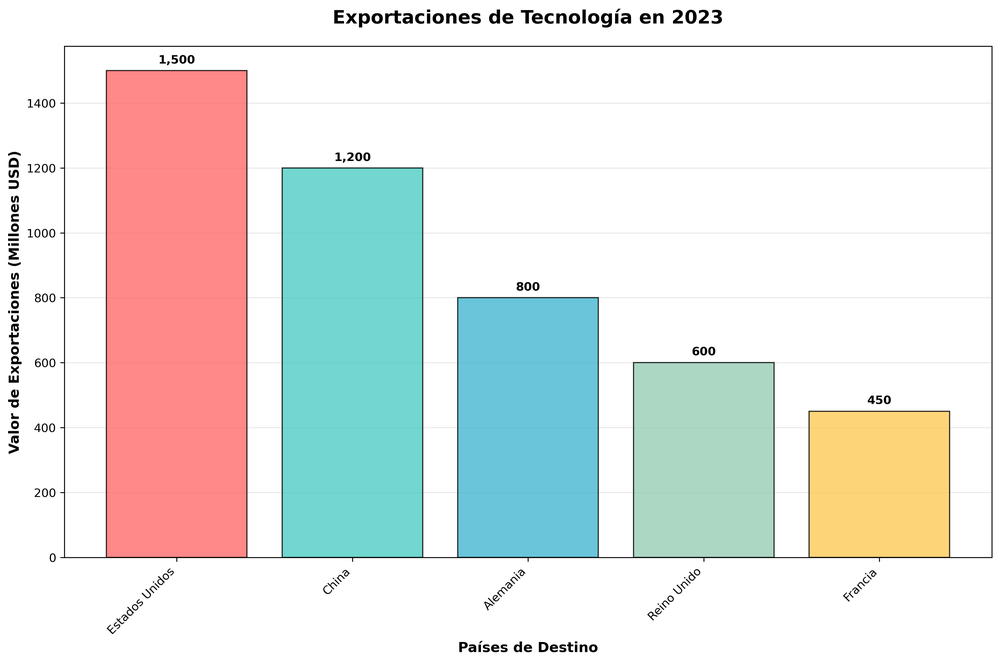
#> input picture grafica_exportaciones.png, 1000 x 663 px, shrunk from 3572 x 2368 before the run
$ python -i visual_analyzer.py   (imports and definitions only)
#> lines starting #> are read from the running program, lines starting #| are printed output that depends on the picture
#!/usr/bin/env python3
"""
Sistema de Análisis Visual con IA para Revisor-Rmd 2.0
=====================================================

Analiza gráficas generadas por código R/Python y detecta errores matemáticos
que solo son visibles en las representaciones visuales.
"""

import os
import sys
import cv2
import numpy as np
import matplotlib.pyplot as plt
import matplotlib.image as mpimg
from PIL import Image, ImageEnhance
import pytesseract
import json
import re
from typing import Dict, List, Tuple, Any
import logging
import subprocess
import tempfile

# Configurar logging
# [1 line not run here, left out]
logger = logging.getLogger(__name__)

class VisualAnalyzer:
    """Analizador visual principal para gráficas matemáticas"""

    def __init__(self, config: Dict[str, Any] = None):
        self.config = config or {}
        self.temp_dir = self.config.get('temp_dir', '/tmp/revisor-visual')
        self.ensure_temp_dir()

    def ensure_temp_dir(self):
        """Crear directorio temporal si no existe"""
        os.makedirs(self.temp_dir, exist_ok=True)

    # [175 lines left out: functions analyze_rmd_file, execute_and_capture_graphics, extract_r_chunks, chunk_generates_graphics, execute_r_chunk, not called in this run]

    def analyze_single_graphic(self, graphic_path: str) -> Dict[str, Any]:
        """
        Analizar una gráfica individual
        """
#> called with graphic_path = 'grafica_exportaciones.png'
        logger.info(f"Analizando gráfica: {os.path.basename(graphic_path)}")

        analysis = {
            'graphic_path': graphic_path,
            'extracted_data': {},
            'errors': [],
            'math_errors': [],
            'visual_properties': {}
        }

        try:
            # Cargar imagen
            image = cv2.imread(graphic_path)
#> image is the input picture: shape (663, 1000, 3); mean B, G, R 225.3, 228.4, 226.7
            if image is None:
                analysis['errors'].append({
                    'type': 'image_load_error',
                    'message': f"No se pudo cargar la imagen: {graphic_path}",
                    'severity': 'error'
                })
                return analysis

            # Análisis visual básico
            analysis['visual_properties'] = self.extract_visual_properties(image)

            # Extracción de texto (OCR)
            extracted_text = self.extract_text_from_image(graphic_path)
            analysis['extracted_data']['text'] = extracted_text

            # Extracción de datos numéricos
            numeric_data = self.extract_numeric_data(extracted_text)
            analysis['extracted_data']['numbers'] = numeric_data

            # Análisis de coherencia matemática
            math_analysis = self.analyze_mathematical_coherence(numeric_data)
            analysis['math_errors'].extend(math_analysis)

            # Análisis específico por tipo de gráfica
            chart_type = self.detect_chart_type(image)
            analysis['visual_properties']['chart_type'] = chart_type

        except Exception as e:
            logger.error(f"Error analizando gráfica {graphic_path}: {e}")
            analysis['errors'].append({
                'type': 'analysis_error',
                'message': f"Error en análisis: {str(e)}",
                'severity': 'error'
            })

        return analysis

    def extract_visual_properties(self, image: np.ndarray) -> Dict[str, Any]:
        """Extraer propiedades visuales básicas de la imagen"""
        height, width = image.shape[:2]
#> height = 663; width = 1000

        return {
            'dimensions': {'width': width, 'height': height},
            'aspect_ratio': width / height,
            'color_channels': image.shape[2] if len(image.shape) > 2 else 1
        }

    def extract_text_from_image(self, image_path: str) -> List[str]:
        """Extraer texto de la imagen usando OCR"""
#> called with image_path = 'grafica_exportaciones.png'
        try:
            # Mejorar imagen para OCR
            image = Image.open(image_path)
#> image: PIL image 1000x663 RGBA
            enhancer = ImageEnhance.Contrast(image)
            image = enhancer.enhance(2.0)
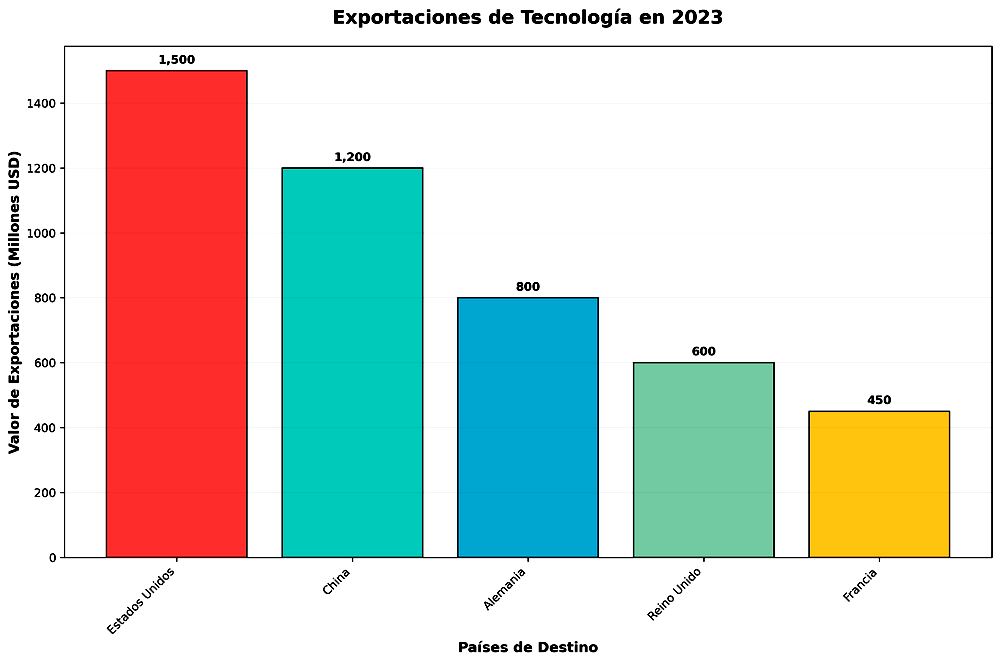
#> image: PIL image 1000x663 RGBA; mean R, G, B, A 208.2, 213.9, 207.7, 255

            # Aplicar OCR
            text = pytesseract.image_to_string(image, lang='spa+eng')
            lines = [line.strip() for line in text.split('\n') if line.strip()]

            return lines
        except Exception as e:
            logger.warning(f"Error en OCR: {e}")
            return []

    def extract_numeric_data(self, text_lines: List[str]) -> List[float]:
        """Extraer datos numéricos del texto extraído"""
        numbers = []

        for line in text_lines:
            # Buscar números (enteros y decimales, incluyendo porcentajes)
            number_pattern = r'-?\d+\.?\d*%?'
            matches = re.findall(number_pattern, line)

            for match in matches:
                try:
                    # Remover símbolo de porcentaje si existe
                    clean_number = match.replace('%', '')
                    numbers.append(float(clean_number))
                except ValueError:
                    continue

        return numbers

    def analyze_mathematical_coherence(self, numbers: List[float]) -> List[Dict[str, Any]]:
        """Analizar coherencia matemática de los números extraídos"""
        errors = []

        if not numbers:
            return errors

        # Verificar si parecen ser porcentajes
        potential_percentages = [n for n in numbers if 0 <= n <= 100]

        if len(potential_percentages) >= 3:
            total = sum(potential_percentages)
            if abs(total - 100) > 2:  # Tolerancia de 2%
                errors.append({
                    'type': 'percentage_sum_error',
                    'message': f"CRÍTICO: Los porcentajes no suman 100%: {total:.1f}%",
                    'severity': 'error',
                    'values': potential_percentages
                })

        return errors

    def detect_chart_type(self, image: np.ndarray) -> str:
        """Detectar tipo de gráfica usando análisis de formas"""
        # Convertir a escala de grises
        gray = cv2.cvtColor(image, cv2.COLOR_BGR2GRAY)
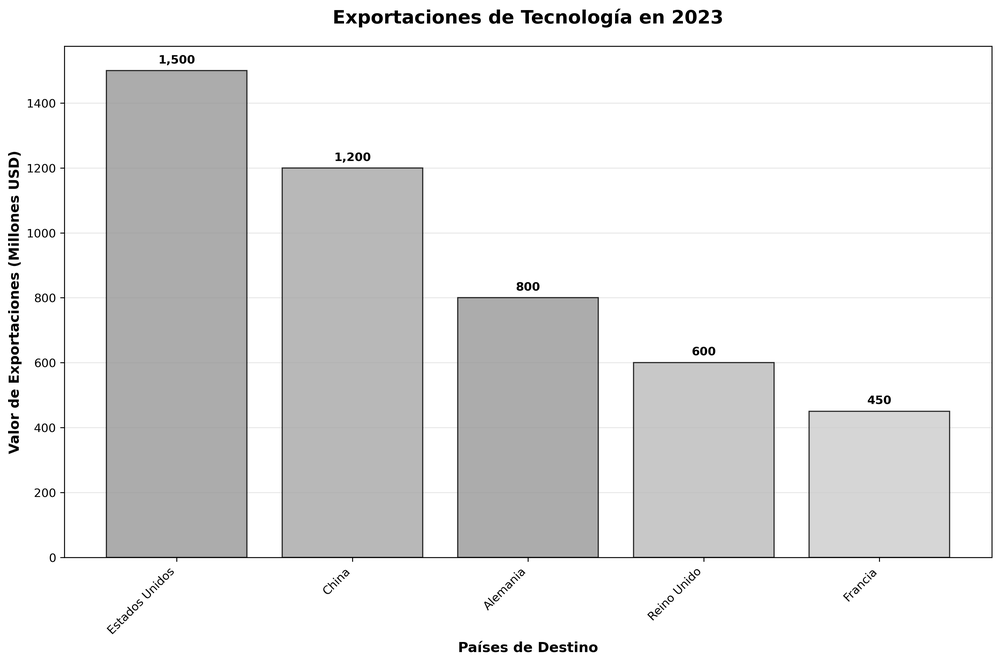
#> gray: shape (663, 1000); min 0, max 255, mean 227.6

        # Detectar contornos
        contours, _ = cv2.findContours(gray, cv2.RETR_EXTERNAL, cv2.CHAIN_APPROX_SIMPLE)
#> contours = [[[0, 0], [0, 662], [999, 662], [999, 0]]]

        # Análisis básico de formas
        rectangles = 0
        circles = 0

        for contour in contours:
            area = cv2.contourArea(contour)
            if area < 100:  # Ignorar contornos muy pequeños
                continue

            # Aproximar contorno
            epsilon = 0.02 * cv2.arcLength(contour, True)
            approx = cv2.approxPolyDP(contour, epsilon, True)

            if len(approx) == 4:
                rectangles += 1
            elif len(approx) > 8:
                circles += 1
#> this loop made 1 pass
#> (area, epsilon, approx, rectangles) on pass 1: (661338, 66.44, [[0, 0], [0, 662], [999, 662], [999, 0]], 1)
#> after the loop, circles = 0; rectangles = 1

        # Clasificación simple
        if rectangles > circles:
            return 'bar_chart'
        elif circles > 0:
            return 'pie_chart'
        else:
            return 'unknown'

    # [34 lines left out: functions validate_global_coherence, generate_summary, main, not called in this run]


# [2 lines not run here, left out]

>>> result = VisualAnalyzer().analyze_single_graphic('grafica_exportaciones.png')
#> in analyze_single_graphic, `chart_type = self.detect_chart_type(image)`: chart_type = 'bar_chart'
#> result = 5 items
